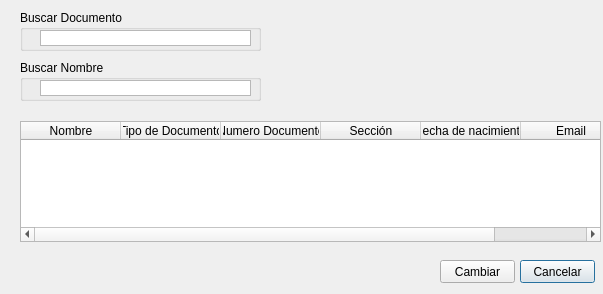
<?xml version="1.0" encoding="UTF-8"?>
<ui version="4.0">
 <class>Dialog</class>
 <widget class="QDialog" name="Dialog">
  <property name="geometry">
   <rect>
    <x>0</x>
    <y>0</y>
    <width>603</width>
    <height>294</height>
   </rect>
  </property>
  <property name="windowTitle">
   <string>Dialog</string>
  </property>
  <widget class="QTableWidget" name="tableWidget">
   <property name="geometry">
    <rect>
     <x>20</x>
     <y>121</y>
     <width>581</width>
     <height>121</height>
    </rect>
   </property>
   <column>
    <property name="text">
     <string>Nombre</string>
    </property>
   </column>
   <column>
    <property name="text">
     <string>Tipo de Documento</string>
    </property>
   </column>
   <column>
    <property name="text">
     <string>Numero Documento</string>
    </property>
   </column>
   <column>
    <property name="text">
     <string>Sección</string>
    </property>
   </column>
   <column>
    <property name="text">
     <string>Fecha de nacimiento</string>
    </property>
   </column>
   <column>
    <property name="text">
     <string>Email</string>
    </property>
   </column>
  </widget>
  <widget class="QGroupBox" name="groupBox">
   <property name="geometry">
    <rect>
     <x>20</x>
     <y>10</y>
     <width>241</width>
     <height>41</height>
    </rect>
   </property>
   <property name="title">
    <string>Buscar Documento</string>
   </property>
   <widget class="QListView" name="listView">
    <property name="geometry">
     <rect>
      <x>20</x>
      <y>20</y>
      <width>211</width>
      <height>16</height>
     </rect>
    </property>
   </widget>
  </widget>
  <widget class="QGroupBox" name="groupBox_2">
   <property name="geometry">
    <rect>
     <x>20</x>
     <y>60</y>
     <width>241</width>
     <height>41</height>
    </rect>
   </property>
   <property name="title">
    <string>Buscar Nombre</string>
   </property>
   <widget class="QListView" name="listView_3">
    <property name="geometry">
     <rect>
      <x>20</x>
      <y>20</y>
      <width>211</width>
      <height>16</height>
     </rect>
    </property>
   </widget>
  </widget>
  <widget class="QWidget" name="widget" native="true">
   <property name="geometry">
    <rect>
     <x>170</x>
     <y>250</y>
     <width>431</width>
     <height>41</height>
    </rect>
   </property>
   <widget class="QPushButton" name="pushButton">
    <property name="geometry">
     <rect>
      <x>350</x>
      <y>10</y>
      <width>75</width>
      <height>23</height>
     </rect>
    </property>
    <property name="text">
     <string>Cancelar</string>
    </property>
   </widget>
   <widget class="QPushButton" name="pushButton_2">
    <property name="geometry">
     <rect>
      <x>270</x>
      <y>10</y>
      <width>75</width>
      <height>23</height>
     </rect>
    </property>
    <property name="text">
     <string>Cambiar</string>
    </property>
   </widget>
  </widget>
 </widget>
 <resources/>
 <connections/>
</ui>
